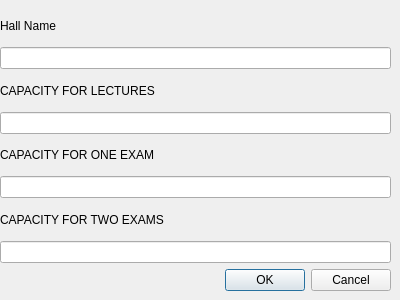
<?xml version="1.0" encoding="UTF-8"?>
<ui version="4.0">
 <class>venueDialog</class>
 <widget class="QDialog" name="venueDialog">
  <property name="geometry">
   <rect>
    <x>0</x>
    <y>0</y>
    <width>400</width>
    <height>300</height>
   </rect>
  </property>
  <property name="windowTitle">
   <string>Dialog</string>
  </property>
  <widget class="QWidget" name="">
   <property name="geometry">
    <rect>
     <x>0</x>
     <y>10</y>
     <width>391</width>
     <height>281</height>
    </rect>
   </property>
   <layout class="QVBoxLayout" name="verticalLayout">
    <item>
     <widget class="QLabel" name="label">
      <property name="text">
       <string>Hall Name </string>
      </property>
     </widget>
    </item>
    <item>
     <widget class="QLineEdit" name="nameInput"/>
    </item>
    <item>
     <widget class="QLabel" name="label_2">
      <property name="text">
       <string>CAPACITY FOR LECTURES</string>
      </property>
     </widget>
    </item>
    <item>
     <widget class="QLineEdit" name="lecturesInput"/>
    </item>
    <item>
     <widget class="QLabel" name="label_3">
      <property name="text">
       <string>CAPACITY FOR ONE EXAM</string>
      </property>
     </widget>
    </item>
    <item>
     <widget class="QLineEdit" name="capOneInput"/>
    </item>
    <item>
     <widget class="QLabel" name="label_4">
      <property name="text">
       <string>CAPACITY FOR TWO EXAMS</string>
      </property>
     </widget>
    </item>
    <item>
     <widget class="QLineEdit" name="capTwoInput"/>
    </item>
    <item>
     <widget class="QDialogButtonBox" name="buttonBox">
      <property name="orientation">
       <enum>Qt::Horizontal</enum>
      </property>
      <property name="standardButtons">
       <set>QDialogButtonBox::Cancel|QDialogButtonBox::Ok</set>
      </property>
     </widget>
    </item>
   </layout>
  </widget>
 </widget>
 <resources/>
 <connections>
  <connection>
   <sender>buttonBox</sender>
   <signal>accepted()</signal>
   <receiver>venueDialog</receiver>
   <slot>accept()</slot>
   <hints>
    <hint type="sourcelabel">
     <x>248</x>
     <y>254</y>
    </hint>
    <hint type="destinationlabel">
     <x>157</x>
     <y>274</y>
    </hint>
   </hints>
  </connection>
  <connection>
   <sender>buttonBox</sender>
   <signal>rejected()</signal>
   <receiver>venueDialog</receiver>
   <slot>reject()</slot>
   <hints>
    <hint type="sourcelabel">
     <x>316</x>
     <y>260</y>
    </hint>
    <hint type="destinationlabel">
     <x>286</x>
     <y>274</y>
    </hint>
   </hints>
  </connection>
 </connections>
</ui>
